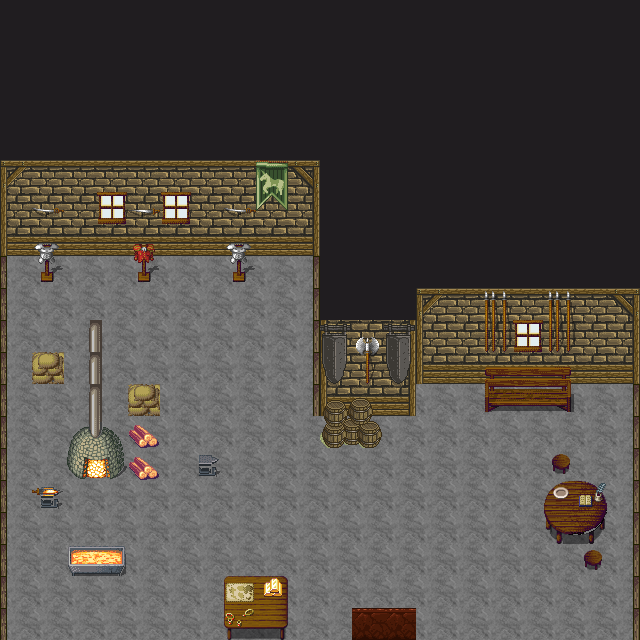

A level layout from a 2D game, rendered from its tile map. Below: a short description, then the map file with tile-grid data replaced by summaries:
An orthogonal 20x20 tile map with 32x32 px tiles, 4 tile layers (villagerSpawn, ground, collision, above), 3 tilesets and 1 object.

<map version="1.0" orientation="orthogonal" renderorder="right-down" width="20" height="20" tilewidth="32" tileheight="32">
 <tileset firstgid="1" name="hyptosis_til-art-batch-2" tilewidth="32" tileheight="32">
  <image source="tilesets/hyptosis_til-art-batch-2.png" trans="000000" width="960" height="960" />
 </tileset>
 <tileset firstgid="901" name="hyptosis_tile-art-batch-1" tilewidth="32" tileheight="32">
  <image source="tilesets/hyptosis_tile-art-batch-1.png" trans="000000" width="960" height="960" />
 </tileset>
 <tileset firstgid="1801" name="TileC" tilewidth="32" tileheight="32">
  <image source="tilesets/TileC.png" trans="000000" width="512" height="512" />
 </tileset>
 <layer name="villagerSpawn" width="20" height="20">
  <data>[400 cells, 3 non-empty, 1 distinct tile ids]</data>
 </layer>
 <objectgroup width="20" height="20" name="objectDoorway">
  <object x="352" y="608" width="64" height="32">
   <properties>
    <property name="destX" value="-65" />
    <property name="destY" value="-63" />
    <property name="mapName" value="LargeMapGrasslands.tmx" />
   </properties>
  </object>
 </objectgroup>
 <layer name="ground" width="20" height="20">
  <data>[400 cells, 400 non-empty, 2 distinct tile ids]</data>
 </layer>
 <layer name="collision" width="20" height="20">
  <data>[400 cells, 267 non-empty, 36 distinct tile ids]</data>
 </layer>
 <layer name="above" width="20" height="20">
  <data>[400 cells, 59 non-empty, 29 distinct tile ids]</data>
 </layer>
</map>
